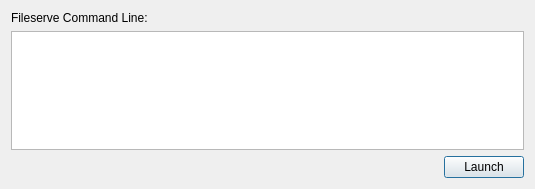
<?xml version="1.0" encoding="UTF-8"?>
<ui version="4.0">
 <class>ezQtLaunchFileserveDlg</class>
 <widget class="QDialog" name="ezQtLaunchFileserveDlg">
  <property name="geometry">
   <rect>
    <x>0</x>
    <y>0</y>
    <width>535</width>
    <height>189</height>
   </rect>
  </property>
  <property name="minimumSize">
   <size>
    <width>200</width>
    <height>0</height>
   </size>
  </property>
  <property name="maximumSize">
   <size>
    <width>16777215</width>
    <height>16777215</height>
   </size>
  </property>
  <property name="windowTitle">
   <string>Remote Connection</string>
  </property>
  <property name="windowIcon">
   <iconset resource="../QtResources/resources.qrc">
    <normaloff>:/EditorFramework/Icons/Fileserve16.png</normaloff>:/EditorFramework/Icons/Fileserve16.png</iconset>
  </property>
  <layout class="QVBoxLayout" name="verticalLayout_2">
   <item>
    <widget class="QLabel" name="LabelFileserveCmd">
     <property name="text">
      <string>Fileserve Command Line:</string>
     </property>
    </widget>
   </item>
   <item>
    <widget class="QPlainTextEdit" name="EditFileserve">
     <property name="readOnly">
      <bool>true</bool>
     </property>
    </widget>
   </item>
   <item>
    <spacer name="verticalSpacer">
     <property name="orientation">
      <enum>Qt::Vertical</enum>
     </property>
     <property name="sizeHint" stdset="0">
      <size>
       <width>20</width>
       <height>55</height>
      </size>
     </property>
    </spacer>
   </item>
   <item>
    <layout class="QHBoxLayout" name="horizontalLayout_2">
     <item>
      <spacer name="horizontalSpacer">
       <property name="orientation">
        <enum>Qt::Horizontal</enum>
       </property>
       <property name="sizeHint" stdset="0">
        <size>
         <width>40</width>
         <height>20</height>
        </size>
       </property>
      </spacer>
     </item>
     <item>
      <widget class="QPushButton" name="ButtonLaunch">
       <property name="text">
        <string>Launch</string>
       </property>
      </widget>
     </item>
    </layout>
   </item>
  </layout>
 </widget>
 <resources>
  <include location="../../../Code/Tools/GuiFoundation/QtResources/resources.qrc"/>
  <include location="../QtResources/resources.qrc"/>
 </resources>
 <connections/>
</ui>
